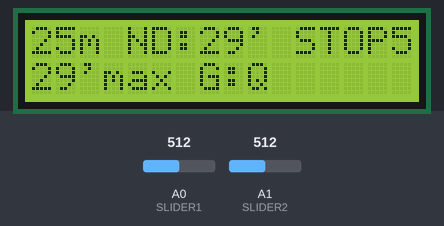
A sketch run on a simulated Arduino Uno, built with avr-gcc and run on an emulated ATmega328P. Parts: 16×2 character LCD. The inputs (shaded band) are chosen by the test bench; at power-on: A0 (SLIDER1) = 512, A1 (SLIDER2) = 512.

Above: at 1.2 s.
1.3 s: A0 (SLIDER1) set to 716
At 2.5 s:
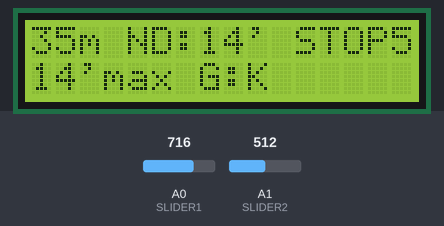
2.8 s: A1 (SLIDER2) set to 71
4.3 s: A1 (SLIDER2) set to 62
At 5.1 s:
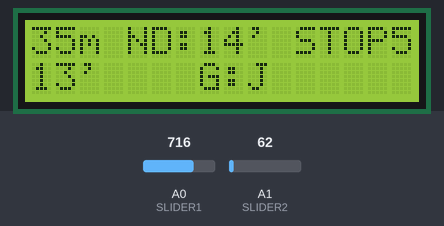
5.8 s: A0 (SLIDER1) set to 740
At 6.3 s:
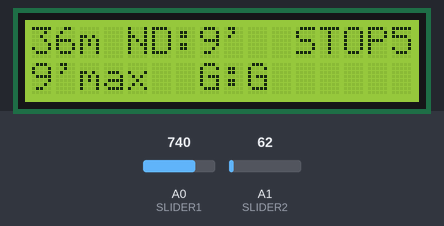
7.3 s: A1 (SLIDER2) set to 15
At 8.6 s:
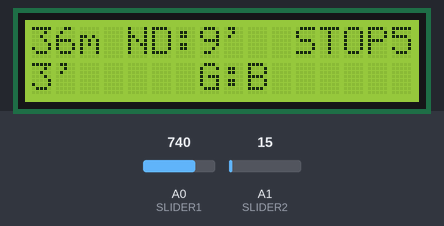
8.9 s: A0 (SLIDER1) set to 511
At 9.9 s:
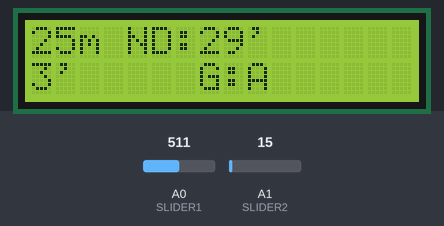
Timing chart, 0 to 11.4 s (numbered marks = the images above; inputs shaded):
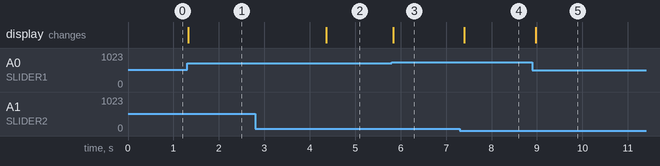

The sketch:

LCD_with_pot_Dive_Computer.ino
```cpp
// (licence header left out)
// include the library code:
#include <LiquidCrystal.h>

#define SLIDER1  0
#define SLIDER2  1
#define SLIDER3  2

boolean meters_to_feets=false;

double DEPTH_METERS[12]= {10.5, 12, 14, 16, 18, 20, 22, 25, 30, 35, 40, 42}; //12 STATES
int NODECO_TIME[12]= {219, 147, 98, 72, 56, 45, 37, 29, 20, 14, 9, 8}; //12 STATES
int STOP_TIME[12]= {160, 116, 82, 63, 51, 40, 32, 25, 0, 0, 0, 0}; //12 STATES

char GROUP_LETTER[] ="ABCDEFGHIJKLMNOPQRSTUVWXYZ"; //26 STATES

int DIVE_TIME[12][26]={

   {10, 20, 26, 30, 34, 37, 41, 45, 50, 54, 59, 64, 70, 75, 82, 88, 95, 104, 112, 122, 133, 145, 160, 178, 199, 219}, //10.5
   {9, 17, 23, 26, 29,32,35,38,42,45,49,53,57,62,66,71,76,82,88,94,101,108,116,125,134,147}, //12
   {8, 15, 19, 22,24,27,29,32,35,37,40,43,47,50,53,57,61,64,68,73,77,82,87,92,98,0}, //14
   {7, 13, 19,21,23,25,27,29,32,34,37,39,42,45,48,50,53,56,60,63,67,70,72,0}, //16
   {6, 11,15,16,18,20,22,24,26,28,30,32,34,36,39,41,43,46,48,51,53,55,56,0}, //18
   {6, 10,13,15,16,18,20,21,23,25,26,28,30,32,33,36,38,40,42,44,45,0}, //20
   {5, 9,12,13,15, 16,18,19,21,22,24,25,27,29,30,32,34,36,37,0}, //22
   {4, 8, 10,11,13,14,15,17,18,19,21,22,23,25,26,28,29,0}, //25
   {3, 6,8,9,10,11,12,13,14,15,16,17,19,20,0}, //30
   {3, 5, 7, 8,8,9,10,11,12,13,14,0}, //35
   {1, 5, 6, 6,7,8,9,0}, //40
   {1, 4, 4, 6,7,8,0}, //42
};

// initialize the library with the numbers of the interface pins
LiquidCrystal lcd(12, 11, 5, 4, 3, 2);

void setup() {
  // set up the LCD's number of columns and rows:
  lcd.begin(16, 2);

}

void loop() {

  boolean security_stop=false;
  boolean max_time=false;

  int depth=map(analogRead(SLIDER1),0,1023,1,50);
  int dive_time=map(analogRead(SLIDER2),0,1023,0,220);

  int index_depth= getIndexDepth(depth);
  int nodeco=NODECO_TIME[index_depth];

  if (dive_time>=STOP_TIME[index_depth]){
    //dive_time=dive_time+5;
    security_stop=true;
  }

  if (dive_time>=nodeco){
    dive_time=nodeco;
    security_stop=true;
    max_time=true;

  }

  int index_group = getIndexGroupTime(index_depth,dive_time);
  char group_letter = GROUP_LETTER[index_group];


  if (meters_to_feets){
    //1 Meter = 3.28083989501312 Feet
    depth=depth*3.28083989501312;

  }


  lcd.setCursor(0, 0);
  lcd.print(depth);
  if (meters_to_feets){
    lcd.print("f ");
  }else{
    lcd.print("m ");
  }


  lcd.setCursor(4, 0);
  lcd.print("ND:");
  lcd.print(nodeco);
  lcd.print("' ");

  lcd.setCursor(11, 0);
  if (security_stop){
    lcd.print("STOP5");
  }else{
    lcd.print("     ");
  }

  lcd.setCursor(0, 1);

  lcd.print(dive_time);
  lcd.print("'");
  if (max_time){
    lcd.print("max ");
  }else{
    lcd.print("    ");
  }

  lcd.setCursor(7, 1);
  lcd.print("G:");
  lcd.print(group_letter);
  // print the number of seconds since reset:
  //lcd.print(millis()/1000);

  delay(100);
}

int getIndexDepth(int meters){

  int i;
  for (i = 0; i < (sizeof(DEPTH_METERS)/sizeof(double)) - 1; i++){

   double top_meters=DEPTH_METERS[i];
   double floor_meters;
   if (i>0){
     floor_meters=DEPTH_METERS[i-1];
   }else{
     floor_meters=0;
   }

   if (meters>floor_meters && meters<= top_meters){
     return i;
   }

  }
  return (sizeof(DEPTH_METERS)/sizeof(double)) - 1;
}

int getIndexGroupTime(int index, int dtime){


  int i;
  for (i = 0; i < 25; i++){

    int top_divetime=DIVE_TIME[index][i];
    if (top_divetime==0){
      return i-1;
    }


    int floor_divetime;
    if (i>0){
       floor_divetime=DIVE_TIME[index][i-1];
     }else{
       floor_divetime=0;
     }

     if (dtime>floor_divetime && dtime<= top_divetime){
       return i;
     }

  }

  return 25;
}
```

Measured:
- the behaviour switches between 66 and 65 on A1 (SLIDER2) (found by bisection; images 1 and 2)
- the behaviour switches between 730 and 731 on A0 (SLIDER1) (found by bisection; images 2 and 3)
- after the input at 1.3 s, the display: changes at once (image 1)
- after the input at 2.8 s, every drawn part: stays the same
- after the input at 4.3 s, the display: changes after 0.07 s (image 2)
- after the input at 5.8 s, the display: changes at once (image 3)
- after the input at 7.3 s, the display: changes after 0.10 s (image 4)
- after the input at 8.9 s, the display: changes after 0.07 s (image 5)
